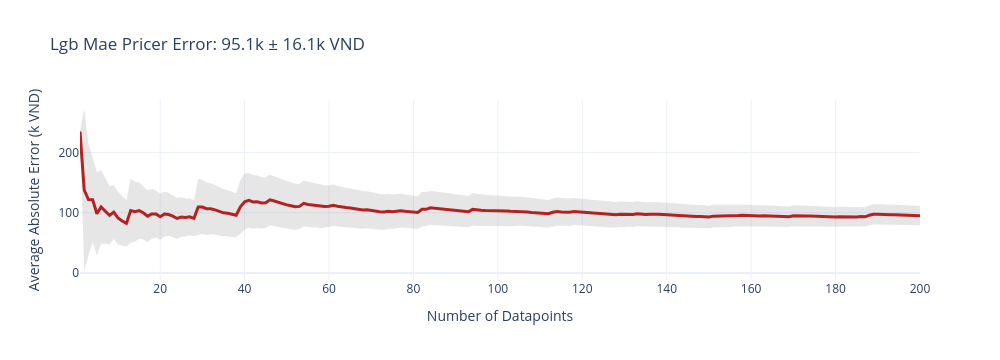
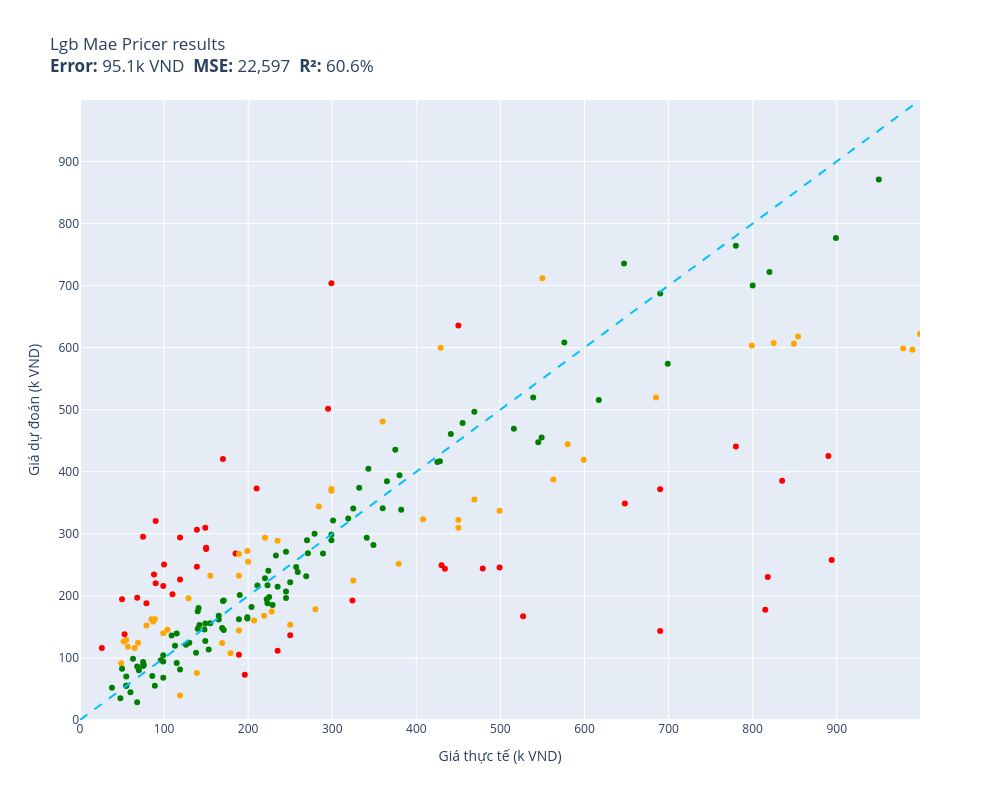

Notebook cell for these charts, in order:
### Markdown cell above
## Section 5B — LGB full 269K (MAE objective)

objective='regression_l1' toi uu MAE truc tiep (thay vi MSE).
Dung lai X_main da fit o 5A.

### Code cell
# 5B. LGB MAE — full 269K, objective='regression_l1'
print("[5B] Training LGB (MAE objective, full 269K)...")
lgb_mae = lgb.LGBMRegressor(
    objective="regression_l1",
    n_estimators=1000,
    num_leaves=63,
    learning_rate=0.1,
    bagging_freq=1,
    n_jobs=-1,
    random_state=42,
    verbose=-1,
)
lgb_mae.fit(X_main, prices)
print("Training done.")

def lgb_mae_pricer(item):
    x = vec_main.transform([item.summary])
    return max(5, lgb_mae.predict(x)[0])

print("Evaluating [5B]:")
results["5B. LGB MAE obj (269K)"] = evaluate(lgb_mae_pricer, test)

### Figure 1 — Plotly figure (JSON) as saved in the notebook; plotly's stock layout.template omitted (floating-point values rounded to 4 significant figures; data arrays with more than 128 entries replaced by an {"elided": "..."} marker saying what was removed)
{"data": [{"fill": "toself", "fillcolor": "rgba(128,128,128,0.2)", "hoverinfo": "skip", "line": {"color": "rgba(255,255,255,0)"}, "name": "95% CI", "showlegend": false, "type": "scatter", "x": {"elided": "400 int values"}, "y": {"elided": "400 float values"}}, {"customdata": {"elided": "200x1 float values"}, "hovertemplate": "n=%{x}<br>Avg Error=%{y:.1f}k VND<br>±95% CI=%{customdata[0]:.1f}k<extra></extra>", "line": {"color": "firebrick", "width": 3}, "mode": "lines", "name": "Cumulative Avg Error", "type": "scatter", "x": {"elided": "200 int values"}, "y": {"elided": "200 float values"}}], "layout": {"height": 360, "showlegend": false, "title": {"text": "Lgb Mae Pricer Error: 95.1k ± 16.1k VND"}, "width": 1000, "xaxis": {"title": {"text": "Number of Datapoints"}}, "yaxis": {"title": {"text": "Average Absolute Error (k VND)"}}}}

### Figure 2 — Plotly figure (JSON) as saved in the notebook; plotly's stock layout.template omitted (floating-point values rounded to 4 significant figures)
{"data": [{"customdata": [["Thùng lưu trữ, hộp đựng đồ đa năng bằng ...\\Dự đoán: 244.2k VND  Thực tế: 479.0k VND"], ["Chì Kẻ Mày Xé Suri 101 Black Màu Đen E27...\\Dự đoán: 116.2k VND  Thực tế: 26.0k VND"], ["Cặp Nút Đệm Tai Nghe Silicone Thay Thế C...\\Dự đoán: 194.7k VND  Thực tế: 50.0k VND"], ["BÚA ĐA NĂNG TOTAL THMFH0126 - HÀNG CHÍNH...\\Dự đoán: 167.3k VND  Thực tế: 527.0k VND"], ["Dây đai du lịch Master Lock 4701EURDGRN ...\\Dự đoán: 192.7k VND  Thực tế: 324.0k VND"], ["Quần bơi lưng cao LMcation Anita - Vườn ...\\Dự đoán: 309.9k VND  Thực tế: 149.0k VND"], ["Giá Đỡ Dây Cáp Wi WU CH011 - Hàng Chính ...\\Dự đoán: 202.6k VND  Thực tế: 110.0k VND"], ["Quần Kaki nam Khatoco Q2M578R1-CNRE598-2...\\Dự đoán: 243.7k VND  Thực tế: 434.0k VND"], ["Ba lô, balo  laptop thời trang Hàn Quốc ...\\Dự đoán: 250.7k VND  Thực tế: 100.0k VND"], ["Lốc 4 Gói băng vệ sinh Kotex Bảo Vệ Toàn...\\Dự đoán: 72.9k VND  Thực tế: 196.0k VND"], ["Thú nhồi bông rồng sữa vô tri êm mịn - S...\\Dự đoán: 177.8k VND  Thực tế: 815.0k VND"], ["Muối Rửa Bát Finish chuyên dụng chuyên ...\\Dự đoán: 226.5k VND  Thực tế: 119.0k VND"], ["Tinh dầu Tràm Huế thương hiệu Làng Hạ 10...\\Dự đoán: 188.2k VND  Thực tế: 79.0k VND"], ["Phần mềm thiết kế iSolid 3D phiên bản ti...\\Dự đoán: 257.7k VND  Thực tế: 894.0k VND"], ["Quạt treo tường Lifan TE-1689 có remote ...\\Dự đoán: 385.5k VND  Thực tế: 835.0k VND"], ["COMBO 2 ĐÈN TƯỜNG TRANG TRÍ TRONG NHÀ MS...\\Dự đoán: 501.6k VND  Thực tế: 295.0k VND"], ["Sandal dongnai dép quai hậu nữ A24 dù xa...\\Dự đoán: 220.2k VND  Thực tế: 90.0k VND"], ["Tinh Chất Dưỡng Sáng Da Vitamin C CNP De...\\Dự đoán: 440.8k VND  Thực tế: 780.0k VND"], ["Ổ Khóa Chống Trộm Thông Minh\\Dự đoán: 234.6k VND  Thực tế: 88.0k VND"], ["Thuốc Bột Nhuộm Hoa Tươi  màu thực phẩm ...\\Dự đoán: 277.6k VND  Thực tế: 150.0k VND"], ["Đồ Bộ Pijama Thun 3D Lửng Freesize 40-68...\\Dự đoán: 105.2k VND  Thực tế: 189.0k VND"], ["Rượu Vang Chile Yali Wetland Reserva Cab...\\Dự đoán: 635.5k VND  Thực tế: 450.0k VND"], ["Miếng Lót Chuột MousePad Trải Bàn Nitend...\\Dự đoán: 294.0k VND  Thực tế: 119.0k VND"], ["Kiếng Hậu Kitaco Z2 Japan 10mm\\Dự đoán: 143.6k VND  Thực tế: 690.0k VND"], ["Sữa bột Nestlé NAN INFINIPRO A2 1 với cô...\\Dự đoán: 371.7k VND  Thực tế: 690.0k VND"], ["Áo ren organza trắng Maxivic M042302\\Dự đoán: 425.4k VND  Thực tế: 890.0k VND"], ["Bộ Test Nước Emaux CE029\\Dự đoán: 373.1k VND  Thực tế: 210.0k VND"], ["Xịt Dưỡng Ẩm Eucerin Cho Da Nhạy Cảm 50m...\\Dự đoán: 420.4k VND  Thực tế: 170.0k VND"], ["Hộp Đựng Thuốc Lá 20 Điếu Dài Slim Nút B...\\Dự đoán: 216.0k VND  Thực tế: 99.0k VND"], ["Bông tẩy tế bào chết và dưỡng ẩm da cho ...\\Dự đoán: 249.5k VND  Thực tế: 430.0k VND"], ["Wekki Đồ Chơi Lắp Ráp Tiệm Đá Bào Wk5060...\\Dự đoán: 245.7k VND  Thực tế: 499.0k VND"], ["Combo Pharmaact Sảng Khoái Mát Lạnh - Ch...\\Dự đoán: 306.7k VND  Thực tế: 139.0k VND"], ["Bao Case Ốp Cứng Trong Suốt PC bảo vệ ch...\\Dự đoán: 136.4k VND  Thực tế: 250.0k VND"], ["MŨI KHOAN ĐẤT Φ150X800MM INGCO GEA55221-...\\Dự đoán: 348.8k VND  Thực tế: 648.0k VND"], ["Hộp Nhựa 200x120x75mm - Chống nước CT\\Dự đoán: 138.2k VND  Thực tế: 53.0k VND"], ["Kệ đỡ giá đỡ đế tản nhiệt cho ipad máy t...\\Dự đoán: 247.1k VND  Thực tế: 139.0k VND"], ["Sữa tắm joyce & doll cho chó mèo - Sữa t...\\Dự đoán: 111.6k VND  Thực tế: 235.0k VND"], ["Bông Lau Thay Thế Cho Chổi Lau Nhà Cao C...\\Dự đoán: 197.2k VND  Thực tế: 68.0k VND"], ["(GIÁ TỐT) Giày đế xuồng nữ da bò thật mà...\\Dự đoán: 268.3k VND  Thực tế: 185.0k VND"], ["Mật Ong Vihoney 180ml\\Dự đoán: 295.1k VND  Thực tế: 75.0k VND"], ["Hộp mực 35A 85A 36A Halloya có lỗ đổ mực...\\Dự đoán: 275.7k VND  Thực tế: 150.0k VND"], ["Vòng bi xe máy KONLON 63/22 Open\\Dự đoán: 320.5k VND  Thực tế: 90.0k VND"], ["KB31EKT - Thẻ chìa khóa khách sạn Vivace...\\Dự đoán: 230.2k VND  Thực tế: 818.0k VND"], ["Tam sơn tam cấp kệ để bát hương ,nhang b...\\Dự đoán: 703.9k VND  Thực tế: 299.0k VND"]], "hovertemplate": "%{customdata[0]}<extra></extra>", "legendgroup": "red", "marker": {"color": "red", "size": 6, "symbol": "circle"}, "mode": "markers", "name": "red", "orientation": "v", "showlegend": true, "type": "scatter", "x": [479, 26, 50, 527, 324, 149, 110, 434, 100, 196, 815, 119, 79, 894, 835, 295, 90, 780, 88, 150, 189, 450, 119, 690, 690, 890, 210, 170, 99, 430, 499, 139, 250, 648, 53, 139, 235, 68, 185, 75, 150, 90, 818, 299], "xaxis": "x", "y": [244.2, 116.2, 194.7, 167.3, 192.7, 309.9, 202.6, 243.7, 250.7, 72.94, 177.8, 226.5, 188.2, 257.7, 385.5, 501.6, 220.2, 440.8, 234.6, 277.6, 105.2, 635.5, 294.0, 143.6, 371.7, 425.4, 373.1, 420.4, 216.0, 249.5, 245.7, 306.7, 136.4, 348.8, 138.2, 247.1, 111.6, 197.2, 268.3, 295.1, 275.7, 320.5, 230.2, 703.9], "yaxis": "y"}, {"customdata": [["Bộ Gí Đỡ Từ Đa Chức Năng Hoco PH19 - Hàn...\\Dự đoán: 139.6k VND  Thực tế: 99.0k VND"], ["Phần Mềm Diệt Virus Trend Micro Maximum ...\\Dự đoán: 481.1k VND  Thực tế: 360.0k VND"], ["Combo Bộ sạc ANSMANN POWERLINE 4 Smart k...\\Dự đoán: 519.7k VND  Thực tế: 685.0k VND"], ["Ugreen UG30771US230TK card mạng PCI-e 1x...\\Dự đoán: 344.2k VND  Thực tế: 284.0k VND"], ["Combo 4 miếng dán đỡ kệ gỗ VINAVU, giúp ...\\Dự đoán: 126.4k VND  Thực tế: 52.0k VND"], ["Bịch cà phê hòa tan 3 in 1 Meet More (50...\\Dự đoán: 144.0k VND  Thực tế: 189.0k VND"], ["Áo Bóng Đá Retro Real Madrid 2006/2007 -...\\Dự đoán: 369.4k VND  Thực tế: 299.0k VND"], ["Ugreen UG30701US154TK 13CM Màu Đen Dây U...\\Dự đoán: 162.2k VND  Thực tế: 89.0k VND"], ["Kính cường lực trong suốt Kuzoom cho iPa...\\Dự đoán: 124.2k VND  Thực tế: 169.0k VND"], ["Miếng Kính Cường Lực Chống Nhìn Trộm cho...\\Dự đoán: 322.2k VND  Thực tế: 450.0k VND"], ["Sữa bột Enfagrow A+ Neuropro 4 1.7kg với...\\Dự đoán: 598.5k VND  Thực tế: 979.0k VND"], ["Combo hộp   3 món  đeo tay  xinh xắn  ph...\\Dự đoán: 168.2k VND  Thực tế: 219.0k VND"], ["Cặp Đựng Laptop Chống Sốc Cao Cấp, Cặp Đ...\\Dự đoán: 225.0k VND  Thực tế: 325.0k VND"], ["Máy Đo Huyết Áp Cơ ALPK2 - Nhập Khẩu Chí...\\Dự đoán: 607.6k VND  Thực tế: 825.0k VND"], ["Mũ Lưỡi Trai Nam Thời Trang Lính Cao Cấp...\\Dự đoán: 162.3k VND  Thực tế: 85.0k VND"], ["Nệm cho chó mèo 40x50cm Điều Hòa phù hợp...\\Dự đoán: 254.8k VND  Thực tế: 200.0k VND"], ["Giày Sandal (Xăng Đan) dép quai hậu big ...\\Dự đoán: 444.4k VND  Thực tế: 580.0k VND"], ["Kính xinh, Kính râm Mắt mèo Hàn Quốc thờ...\\Dự đoán: 232.2k VND  Thực tế: 189.0k VND"], ["Balo Laptop 15.6 inch KMORE The CARTER -...\\Dự đoán: 711.6k VND  Thực tế: 550.0k VND"], ["Gấu Bông Đựng Khăn Giấy và Sọt Rác Tiện ...\\Dự đoán: 153.6k VND  Thực tế: 250.0k VND"], ["Balo Nữ Thời Trang 3in1 Hình BTS MH566\\Dự đoán: 91.4k VND  Thực tế: 49.0k VND"], ["Bình Uống Nước Cho Bé LocknLock HAP916 4...\\Dự đoán: 323.4k VND  Thực tế: 408.0k VND"], ["Tranh Xếp Hình Random Cut 750 Mảnh Minh ...\\Dự đoán: 267.5k VND  Thực tế: 189.0k VND"], ["Thắt lưng bản 4cm. Mặt khoá phong cách\\Dự đoán: 152.5k VND  Thực tế: 79.0k VND"], ["Đồ Chơi Giáo Dục Sớm Tháp Xếp Chồng Lala...\\Dự đoán: 107.6k VND  Thực tế: 179.0k VND"], ["Bao da dành cho Samsung Galaxy Tab S6 10...\\Dự đoán: 174.7k VND  Thực tế: 228.0k VND"], ["Túi xách công sở nam dọc cao cấp chống t...\\Dự đoán: 372.3k VND  Thực tế: 299.0k VND"], ["Bộ chuyển đổi Mini displayport sang H...\\Dự đoán: 387.4k VND  Thực tế: 563.0k VND"], ["Cavat 8cm bản lớn Hàn Quốc cao cấp, kẻ x...\\Dự đoán: 293.8k VND  Thực tế: 220.0k VND"], ["Máy Xay Sinh Tố BlueStone BLB-5328 1.5 L...\\Dự đoán: 622.0k VND  Thực tế: 999.0k VND"], ["Đèn pin đội đầu j78 chiếu xa ánh sáng mạ...\\Dự đoán: 251.7k VND  Thực tế: 379.0k VND"], ["Loa SUB Siêu Trầm Cao Cấp S1 - Hàng Nhập...\\Dự đoán: 606.2k VND  Thực tế: 849.0k VND"], ["Combo 3 Kem Đánh Răng P/S Trắng Răng Tha...\\Dự đoán: 145.5k VND  Thực tế: 104.0k VND"], ["Bàn Xếp Gọn Gỗ Tự Nhiên BM 50cm x 70cm (...\\Dự đoán: 617.9k VND  Thực tế: 854.0k VND"], ["Tông đơ chấn viền Kemei KM-2299 lưỡi cắt...\\Dự đoán: 337.3k VND  Thực tế: 499.0k VND"], ["Kẹp Gỗ Đa Năng  Dùng Để Gắp Kẹp Thức Ăn ...\\Dự đoán: 117.9k VND  Thực tế: 57.0k VND"], ["Mũ bucket tai bèo form tròn may nhiều mả...\\Dự đoán: 129.0k VND  Thực tế: 55.0k VND"], ["Kính râm nam Solex chữ H Mắt kính thủy t...\\Dự đoán: 355.3k VND  Thực tế: 469.0k VND"], ["Nón lá vẽ mỹ nghệ hoạ tiết Cô gái trong ...\\Dự đoán: 116.1k VND  Thực tế: 65.0k VND"], ["Ngũ cốc Xuân An yến mạch hạnh nhân hạt c...\\Dự đoán: 158.7k VND  Thực tế: 87.0k VND"], ["Khóa Đồng 75 CS Series ABUS (60mm)\\Dự đoán: 603.6k VND  Thực tế: 799.0k VND"], ["Nệm Massage toàn thân Bella Plus MK292\\Dự đoán: 419.3k VND  Thực tế: 599.0k VND"], ["(HCM) Tranh treo tường trang trí decor t...\\Dự đoán: 178.5k VND  Thực tế: 280.0k VND"], ["Kệ khay chữ nhật để miếng rửa chén có Kh...\\Dự đoán: 124.5k VND  Thực tế: 69.0k VND"], ["[HSD 03/2027] Sữa Tắm On: The Body Cấp Ẩ...\\Dự đoán: 196.1k VND  Thực tế: 129.0k VND"], ["Hộp mực Thuận Phong 204A dùng cho máy in...\\Dự đoán: 596.8k VND  Thực tế: 990.0k VND"], ["Mô hình xe Lamborghini Terzo Milennio 1:...\\Dự đoán: 599.8k VND  Thực tế: 429.0k VND"], ["Bộ cấp nước bồn cầu - Bộ cấp nước két nư...\\Dự đoán: 232.4k VND  Thực tế: 155.0k VND"], ["Cường lực chống nhìn trộm WiWU iPhone 14...\\Dự đoán: 160.2k VND  Thực tế: 207.0k VND"], ["Bao da Dux Ducis dành cho iPhone 15 Pro ...\\Dự đoán: 289.0k VND  Thực tế: 235.0k VND"], ["Bộ Lắp Ghép Cho Bé 3D Mideer Translucent...\\Dự đoán: 309.9k VND  Thực tế: 450.0k VND"], ["Bao da Máy tính bảng Honor Tab V7 Pro tr...\\Dự đoán: 272.5k VND  Thực tế: 199.0k VND"], ["Găng tay da nam mẫu HOT Siêu CẢM ỨNG, Si...\\Dự đoán: 75.6k VND  Thực tế: 139.0k VND"], ["Make Today Great, mã G276. Hãy tỏa sáng ...\\Dự đoán: 39.3k VND  Thực tế: 119.0k VND"]], "hovertemplate": "%{customdata[0]}<extra></extra>", "legendgroup": "orange", "marker": {"color": "orange", "size": 6, "symbol": "circle"}, "mode": "markers", "name": "orange", "orientation": "v", "showlegend": true, "type": "scatter", "x": [99, 360, 685, 284, 52, 189, 299, 89, 169, 450, 979, 219, 325, 825, 85, 200, 580, 189, 550, 250, 49, 408, 189, 79, 179, 228, 299, 563, 220, 999, 379, 849, 104, 854, 499, 57, 55, 469, 65, 87, 799, 599, 280, 69, 129, 990, 429, 155, 207, 235, 450, 199, 139, 119], "xaxis": "x", "y": [139.6, 481.1, 519.7, 344.2, 126.4, 144.0, 369.4, 162.2, 124.2, 322.2, 598.5, 168.2, 225.0, 607.6, 162.3, 254.8, 444.4, 232.2, 711.6, 153.6, 91.43, 323.4, 267.5, 152.5, 107.6, 174.7, 372.3, 387.4, 293.8, 622.0, 251.7, 606.2, 145.5, 617.9, 337.3, 117.9, 129.0, 355.3, 116.1, 158.7, 603.6, 419.3, 178.5, 124.5, 196.1, 596.8, 599.8, 232.4, 160.2, 289.0, 309.9, 272.5, 75.62, 39.29], "yaxis": "y"}, {"customdata": [["Ugreen UG20868US174TK 2M màu Hồng Dây US...\\Dự đoán: 121.1k VND  Thực tế: 126.0k VND"], ["Sạc Tương Thích Cho Laptop Hp Pavilion 1...\\Dự đoán: 293.5k VND  Thực tế: 341.0k VND"], ["Thức ăn IGUANA Trưởng Thành Bí Đỏ GREENA...\\Dự đoán: 145.7k VND  Thực tế: 148.0k VND"], ["Bàn Phím Tương Thích Cho Laptop Lenovo -...\\Dự đoán: 231.6k VND  Thực tế: 269.0k VND"], ["COMBO 10 QUẦN ĐIỀU HÒA THÔNG HƠI 5083\\Dự đoán: 206.9k VND  Thực tế: 245.0k VND"], ["Miếng Dán Dẻo PPF Mặt Lưng, Mặt Trước Dà...\\Dự đoán: 124.3k VND  Thực tế: 130.0k VND"], ["KHĂN CHOÀNG CASHMERE CAO CẤP CAS15\\Dự đoán: 217.2k VND  Thực tế: 223.0k VND"], ["Sạc dành cho Laptop Gaming Asus ROG Stri...\\Dự đoán: 870.9k VND  Thực tế: 950.0k VND"], ["KHĂN CHOÀNG CASHMERE CAO CẤP CAS34\\Dự đoán: 188.2k VND  Thực tế: 223.0k VND"], ["[Mẫu mới] Tã quần SunMate siêu mềm mại G...\\Dự đoán: 161.8k VND  Thực tế: 165.0k VND"], ["Mũ len liền khăn lót nỉ trùm kín cổ siêu...\\Dự đoán: 92.0k VND  Thực tế: 115.0k VND"], ["Bóng Đèn Ô Tô Xtec H15 12V 15/55W\\Dự đoán: 192.6k VND  Thực tế: 171.0k VND"], ["Combo Mút Trang Điểm Mastige Màu Cam Nhạ...\\Dự đoán: 28.5k VND  Thực tế: 68.0k VND"], ["Áo len dài tay nam thời trang Hàn Quốc S...\\Dự đoán: 162.5k VND  Thực tế: 189.0k VND"], ["Nàng Tiên Tóc Mây DK81159\\Dự đoán: 88.5k VND  Thực tế: 76.0k VND"], ["Kính mát nam Mắt vuông chống nắng uv thờ...\\Dự đoán: 175.1k VND  Thực tế: 140.0k VND"], ["Đồ Chơi Tay Cầm Âm Nhạc 2 TOONYKIDS - Đồ...\\Dự đoán: 240.6k VND  Thực tế: 224.0k VND"], ["Dụng cụ đốt Palo santo - Palo santo Hold...\\Dự đoán: 108.5k VND  Thực tế: 138.0k VND"], ["Mì Trứng Cao Cấp Meizan (500g)\\Dự đoán: 82.5k VND  Thực tế: 50.0k VND"], ["Bộ Tháo Mắt Xích Xe Loại Tốt – Gọn Nhẹ, ...\\Dự đoán: 167.8k VND  Thực tế: 165.0k VND"], ["Combo 5 Giấy Thấm Dầu Mayan  (100 Tờ / G...\\Dự đoán: 70.8k VND  Thực tế: 86.0k VND"], ["Bơm Hơi Đạp Chân Cho ÔTÔ , Xe Máy, Xe Đạ...\\Dự đoán: 127.3k VND  Thực tế: 149.0k VND"], ["Bát Ăn Trẻ Em Amori 580ml - Hàng Cao Cấp...\\Dự đoán: 98.7k VND  Thực tế: 63.0k VND"], ["Chuột máy tính có dây Gaming Newmen GX6,...\\Dự đoán: 384.6k VND  Thực tế: 365.0k VND"], ["BẠT CHỐNG NẮNG PHÍA TRONG KÍNH LÁI Xe Ô ...\\Dự đoán: 93.3k VND  Thực tế: 75.0k VND"], ["MÁY MÀI 100MM 710W TOLSEN 79544 - HÀNG C...\\Dự đoán: 735.5k VND  Thực tế: 647.0k VND"], ["Giày cao gót 7 phân vải dệt, mũi nhọn hở...\\Dự đoán: 182.1k VND  Thực tế: 204.0k VND"], ["Tấm dán patch_velcro treo tường\\Dự đoán: 228.5k VND  Thực tế: 220.0k VND"], ["Chà bông xù Viettin Mart 500G\\Dự đoán: 119.8k VND  Thực tế: 113.0k VND"], ["Gối Cao Su Non Chống Méo Đầu Cho Bé\\Dự đoán: 198.3k VND  Thực tế: 225.0k VND"], ["Bộ Pyjama HUONGTAM Phi tay dài nam cao c...\\Dự đoán: 238.5k VND  Thực tế: 259.0k VND"], ["Pin dùng cho Laptop Acer One 725 - Hàng ...\\Dự đoán: 469.3k VND  Thực tế: 516.0k VND"], ["Ốp lưng chống sốc vân kim loại cho Samsu...\\Dự đoán: 86.8k VND  Thực tế: 75.0k VND"], ["Dầu gội nam Home Scape Care giảm gàu chă...\\Dự đoán: 214.6k VND  Thực tế: 235.0k VND"], ["Canxi Nano calcium D3 MK7 -Hộp 100 Viên ...\\Dự đoán: 81.5k VND  Thực tế: 119.0k VND"], ["Ốp lưng da HDD có ngăn đựng thẻ kèm kệ c...\\Dự đoán: 163.5k VND  Thực tế: 199.0k VND"], ["Chân váy công sở dáng đuôi cá, Lưng cao,...\\Dự đoán: 281.9k VND  Thực tế: 349.0k VND"], ["Dép Sandal nam da bò nhập khẩu nguyên tấ...\\Dự đoán: 321.3k VND  Thực tế: 301.0k VND"], ["AirTag Charm Strap hàng chính hãng Bone\\Dự đoán: 196.4k VND  Thực tế: 245.0k VND"], ["Khăn lụa choàng cổ 02\\Dự đoán: 155.7k VND  Thực tế: 149.0k VND"], ["Thắt Lưng Nữ Dây Nịt Nữ Button mang đầm ...\\Dự đoán: 94.4k VND  Thực tế: 99.0k VND"], ["Chảo Nhôm Chống Dính You Cook 18cm\\Dự đoán: 136.0k VND  Thực tế: 109.0k VND"], ["THINK BIG DO BIGGER, mã G92. Áo thun nam...\\Dự đoán: 68.2k VND  Thực tế: 99.0k VND"], ["Quần Jean nam Leman đen mài xám JD14 - S...\\Dự đoán: 455.3k VND  Thực tế: 549.0k VND"], ["Giày Da Nam Giá Rẻ Dập Vân Cá Sấu Có Chu...\\Dự đoán: 165.6k VND  Thực tế: 199.0k VND"], ["Loa HP 2000 (VS)\\Dự đoán: 113.5k VND  Thực tế: 153.0k VND"], ["Nón hiphop NEON POKER black\\Dự đoán: 104.4k VND  Thực tế: 99.0k VND"], ["Serum Prettyskin B5 Phục Hồi, Dưỡng Sáng...\\Dự đoán: 435.6k VND  Thực tế: 375.0k VND"], ["Sạc Tương Thích Cho Laptop Asus Vivobook...\\Dự đoán: 699.9k VND  Thực tế: 800.0k VND"], ["Chuột Gaming T-Wolf G560 Led USB - Hàng ...\\Dự đoán: 147.1k VND  Thực tế: 140.0k VND"], ["Giày tây Giày lười nam hàn quốc đai kim ...\\Dự đoán: 194.7k VND  Thực tế: 222.0k VND"], ["(ẢNH THẬT) Tranh treo tường núi non hùng...\\Dự đoán: 222.1k VND  Thực tế: 250.0k VND"], ["Ví nữ cầm tay vuông mini hình cỏ ba lá  ...\\Dự đoán: 52.0k VND  Thực tế: 38.0k VND"], ["Ốp Lưng Nillkin Super Frosted Shield Pro...\\Dự đoán: 201.2k VND  Thực tế: 190.0k VND"], ["Vỏ Hột Quẹt Bật Lửa Xăng Đá Zorro ZC5-6 ...\\Dự đoán: 404.9k VND  Thực tế: 343.0k VND"], ["Giá đỡ điện thoại để bàn chất liệu plast...\\Dự đoán: 216.8k VND  Thực tế: 211.0k VND"], ["[Hàng Chính Hãng] Loa SoundMax A180/2...\\Dự đoán: 478.7k VND  Thực tế: 455.0k VND"], ["Bánh Custas kem trứng Orion hộp 276g\\Dự đoán: 44.8k VND  Thực tế: 60.0k VND"], ["Cáp âm thanh chuyển jack 3.5mm sang 2 đầ...\\Dự đoán: 139.6k VND  Thực tế: 115.0k VND"], ["Ugreen UG80110CM261TK bộ chuyển RS232 ra...\\Dự đoán: 460.8k VND  Thực tế: 441.0k VND"], ["Bọc Vô Lăng CIND C037 Size M Màu Kem\\Dự đoán: 153.2k VND  Thực tế: 142.0k VND"], ["Bộ combo Vệ Sinh & Khửi mùi Giày Dép Sne...\\Dự đoán: 185.2k VND  Thực tế: 229.0k VND"], ["THANH XỐP RUY BĂNG CUỐN TÓC KHÔNG NHIỆT ...\\Dự đoán: 96.2k VND  Thực tế: 96.0k VND"], ["Máy Nghe Nhạc MP3 Ruizu X02 8GB - Hàng C...\\Dự đoán: 608.1k VND  Thực tế: 576.0k VND"], ["Bàn Phím dùng cho Laptop ACER Extensa 25...\\Dự đoán: 268.6k VND  Thực tế: 271.0k VND"], ["Giày Sandal Nữ BIGGBEN Da Bò Thật SDN62\\Dự đoán: 268.4k VND  Thực tế: 289.0k VND"], ["Combo 10 Mặt Nạ Banobagi Kháng Viêm, Giả...\\Dự đoán: 191.9k VND  Thực tế: 170.0k VND"], ["Combo 2 bộ miếng lót cho giày rộng V.3 T...\\Dự đoán: 35.0k VND  Thực tế: 48.0k VND"], ["Ốp lưng dành cho Samsung M20 Chim Lửa N...\\Dự đoán: 55.0k VND  Thực tế: 55.0k VND"], ["Ly  Thuỷ Tinh Pha Lê Ý RCR 360ml\\Dự đoán: 338.9k VND  Thực tế: 382.0k VND"], ["Gối Tựa Lưng Massage Túi Khí Kéo Dãn,Tíc...\\Dự đoán: 324.8k VND  Thực tế: 319.0k VND"], ["COMBO 2 Sợi Dây Buộc Tóc ADIDAS ADAC-165...\\Dự đoán: 374.3k VND  Thực tế: 332.0k VND"], ["Combo kem bôi da thuần mộc ngừa rôm sảy ...\\Dự đoán: 289.8k VND  Thực tế: 270.0k VND"], ["KEM CHỐNG NẮNG DƯỠNG DA VITAMIN - INICO ...\\Dự đoán: 394.3k VND  Thực tế: 380.0k VND"], ["Ốp lưng dành cho Oppo Reno 5 mẫu Lá Phon...\\Dự đoán: 55.0k VND  Thực tế: 55.0k VND"], ["Máy lọc không khí xe hơi ô tô công nghệ ...\\Dự đoán: 415.8k VND  Thực tế: 425.0k VND"], ["Đồ chơi lắp ráp Mô hình máy bay ném bom ...\\Dự đoán: 289.7k VND  Thực tế: 299.0k VND"], ["Bọt dung dịch vệ sinh dành cho teen Oris...\\Dự đoán: 155.9k VND  Thực tế: 155.0k VND"], ["Cặp đèn thờ bằng gỗ khắc chữ  phúc lộc t...\\Dự đoán: 776.5k VND  Thực tế: 899.0k VND"], ["Chuột Razer DeathAdder Essential-Ergonom...\\Dự đoán: 574.2k VND  Thực tế: 699.0k VND"], ["Xích đeo quần 2 lớp thép titan không đen...\\Dự đoán: 145.2k VND  Thực tế: 171.0k VND"], ["Giấy Vẽ Faber 200g Khổ A4 Fish 104002\\Dự đoán: 86.3k VND  Thực tế: 68.0k VND"], ["Sạc Laptop dùng cho Máy Tinh HP - Kèm Dâ...\\Dự đoán: 265.2k VND  Thực tế: 233.0k VND"], ["Sạc cho Laptop MSI PS42 8RA  Hàng Nhập k...\\Dự đoán: 299.0k VND  Thực tế: 299.0k VND"], ["Quánh Đúc Chống Dính Vân Đá Đáy Từ Ecora...\\Dự đoán: 496.5k VND  Thực tế: 469.0k VND"], ["Ốp Lưng Kính Cường Lực Trong Suốt Hoàn T...\\Dự đoán: 180.5k VND  Thực tế: 141.0k VND"], ["Bộ 6 Ly Thủy Tinh Diamond Bormioli Rocco...\\Dự đoán: 417.0k VND  Thực tế: 428.0k VND"], ["Bàn phím dùng cho Laptop Asus F451c Asus...\\Dự đoán: 271.0k VND  Thực tế: 245.0k VND"], ["Sạc Tương Thích Cho Laptop Asus 150w TUF...\\Dự đoán: 764.2k VND  Thực tế: 780.0k VND"], ["Lược cắt tóc Nhật Bản YS PARK cho tóc ng...\\Dự đoán: 341.1k VND  Thực tế: 360.0k VND"], ["Túi du lịch dung lượng lớn Business Trav...\\Dự đoán: 447.6k VND  Thực tế: 545.0k VND"], ["Ốp in cho Samsung Galaxy A10 mẫu Động Vậ...\\Dự đoán: 70.0k VND  Thực tế: 55.0k VND"], ["Sữa Dưỡng Hỗ Trợ Mờ Nám Luxury Exosome E...\\Dự đoán: 687.2k VND  Thực tế: 690.0k VND"], ["Sạc cho laptop Dell Gaming Inspiron 7567...\\Dự đoán: 515.8k VND  Thực tế: 617.0k VND"], ["Áo Mưa 1 Người Bít Sườn Thời Trang, RAND...\\Dự đoán: 148.4k VND  Thực tế: 169.0k VND"], ["Giày Sandal Nữ Đế Xuồng HÀ NAM Da Bò Thậ...\\Dự đoán: 299.9k VND  Thực tế: 279.0k VND"], ["Máy nghe nhạc Lossless Ruizu X05 Bộ Nhớ ...\\Dự đoán: 519.6k VND  Thực tế: 539.0k VND"], ["Áo Sơ Mi Nam Công Sở Trung Niên Thương H...\\Dự đoán: 340.7k VND  Thực tế: 325.0k VND"], ["Bàn phím cho 4736 4736G 4736Z 4736ZG 481...\\Dự đoán: 246.6k VND  Thực tế: 257.0k VND"], ["Cây gãi lưng/ gãi ngứa bằng sừng Trâu [M...\\Dự đoán: 55.1k VND  Thực tế: 89.0k VND"], ["Bàn Phím dùng cho laptop HP Folio 13.3\" ...\\Dự đoán: 721.8k VND  Thực tế: 820.0k VND"], ["Vớ tất thể thao nam cổ trung ELLE ACTIVE...\\Dự đoán: 80.1k VND  Thực tế: 70.0k VND"]], "hovertemplate": "%{customdata[0]}<extra></extra>", "legendgroup": "green", "marker": {"color": "green", "size": 6, "symbol": "circle"}, "mode": "markers", "name": "green", "orientation": "v", "showlegend": true, "type": "scatter", "x": [126, 341, 148, 269, 245, 130, 223, 950, 223, 165, 115, 171, 68, 189, 76, 140, 224, 138, 50, 165, 86, 149, 63, 365, 75, 647, 204, 220, 113, 225, 259, 516, 75, 235, 119, 199, 349, 301, 245, 149, 99, 109, 99, 549, 199, 153, 99, 375, 800, 140, 222, 250, 38, 190, 343, 211, 455, 60, 115, 441, 142, 229, 96, 576, 271, 289, 170, 48, 55, 382, 319, 332, 270, 380, 55, 425, 299, 155, 899, 699, 171, 68, 233, 299, 469, 141, 428, 245, 780, 360, 545, 55, 690, 617, 169, 279, 539, 325, 257, 89, 820, 70], "xaxis": "x", "y": [121.1, 293.5, 145.7, 231.6, 206.9, 124.3, 217.2, 870.9, 188.2, 161.8, 92.02, 192.6, 28.52, 162.5, 88.51, 175.1, 240.6, 108.5, 82.49, 167.8, 70.76, 127.3, 98.73, 384.6, 93.33, 735.5, 182.1, 228.5, 119.8, 198.3, 238.5, 469.3, 86.85, 214.6, 81.51, 163.5, 281.9, 321.3, 196.4, 155.7, 94.45, 136.0, 68.16, 455.3, 165.6, 113.5, 104.4, 435.6, 699.9, 147.1, 194.7, 222.1, 52.01, 201.2, 404.9, 216.8, 478.7, 44.79, 139.6, 460.8, 153.2, 185.2, 96.16, 608.1, 268.6, 268.4, 191.9, 35.0, 55.0, 338.9, 324.8, 374.3, 289.8, 394.3, 55.0, 415.8, 289.7, 155.9, 776.5, 574.2, 145.2, 86.31, 265.2, 299.0, 496.5, 180.5, 417.0, 271.0, 764.2, 341.1, 447.6, 69.96, 687.2, 515.8, 148.4, 299.9, 519.6, 340.7, 246.6, 55.06, 721.8, 80.11], "yaxis": "y"}, {"hoverinfo": "skip", "line": {"color": "deepskyblue", "dash": "dash", "width": 2}, "mode": "lines", "name": "y = x", "showlegend": false, "type": "scatter", "x": [0, 999], "y": [0, 999]}], "layout": {"height": 800, "legend": {"title": {"text": "color"}, "tracegroupgap": 0}, "showlegend": false, "title": {"text": "Lgb Mae Pricer results<br><b>Error:</b> 95.1k VND  <b>MSE:</b> 22,597  <b>R²:</b> 60.6%"}, "width": 1000, "xaxis": {"anchor": "y", "domain": [0, 1], "range": [0, 999], "title": {"text": "Giá thực tế (k VND)"}}, "yaxis": {"anchor": "x", "domain": [0, 1], "range": [0, 999], "title": {"text": "Giá dự đoán (k VND)"}}}}
